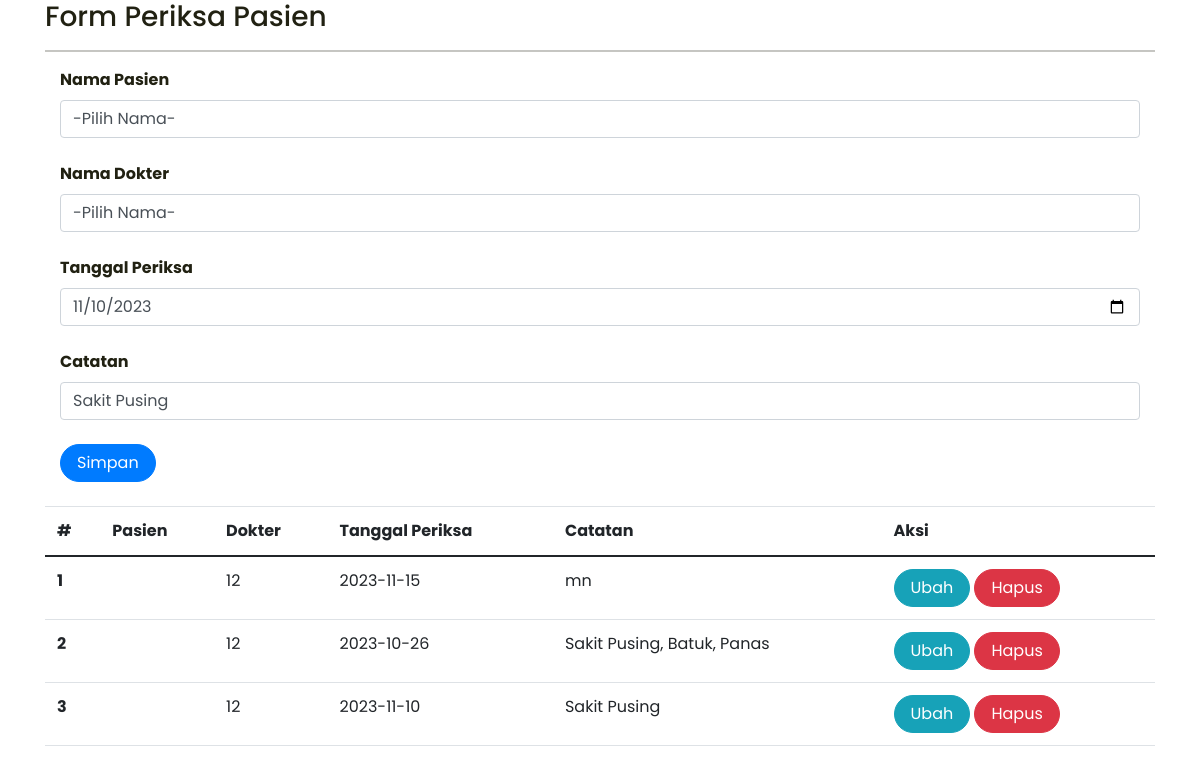
The app's page /periksa.php?id=25 with its own data.
### tables this page shows
CREATE TABLE `periksa` (
  `id` int(10) NOT NULL,
  `id_pasien` int(10) NOT NULL,
  `id_dokter` int(10) NOT NULL,
  `tgl_periksa` date DEFAULT NULL,
  `catatan` text DEFAULT NULL
);

### periksa.php (the view, shortened to what this page needs)
<?php
include_once("koneksi.php");
?>
<!DOCTYPE html>
<html lang="en">
<head>
    <link rel="stylesheet" href="assets/css/bootstrap.css">
    <link rel='stylesheet' href='styleku.css'>
    <link href="https://cdn.jsdelivr.net/npm/bootstrap@5.0.2/dist/css/bootstrap.min.css"
    rel="stylesheet"
>
</head>
<head>
    <link rel='stylesheet' href='https://cdnjs.cloudflare.com/ajax/libs/twitter-bootstrap/4.1.3/css/bootstrap.min.css'>
    <link rel='stylesheet' href='styleku.css'>
</head>
<div class="container">
<h3>
</h3>
<hr>
<form class="form" method="POST" action="" name="myForm" onsubmit="return(validate());">
    <?php
    $tgl_periksa = '';
    $catatan = '';
    if (isset($_GET['id'])) {
        $ambil = mysqli_query($koneksi,
        "SELECT * FROM periksa
        WHERE id='" . $_GET['id'] . "'");
        while ($row = mysqli_fetch_array($ambil)) {
            $tgl_periksa = $row['tgl_periksa'];
            $catatan = $row['catatan'];
        }
    ?>
    <?php
    }
    ?>
    <div class="col">
    <label class="fw-bold">
                Nama Pasien
            </label>
    <select class="form-control" name="id_pasien" id="datanama" onchange="changeValue(this.value)">
        <option>-Pilih Nama-</option>
      </select>
    </div>
    <br>
    <div class="col">
    <label class="fw-bold">
                Nama Dokter
            </label>
    <select class="form-control" name="id_dokter" id="nama" onchange="changeValue(this.value)">
        <option>-Pilih Nama-</option>
        <?php
        include 'koneksi.php';
        ?>
      </select>
    </div>
    <br>
        <div class="col">
            <label for="inputTglPeriksa" class="form-label fw-bold">
                Tanggal Periksa
            </label>
            <input type="date" class="form-control" name="tgl_periksa" id="inputTanggal" placeholder="TanggalPeriksa" value="<?php echo $tgl_periksa ?>">
        </div>
    <br>
        <div class="col">
            <label for="inputCatatan" class="form-label fw-bold">
                Catatan
            </label>
            <input type="text" class="form-control" name="catatan" id="inputCatatan" placeholder="Catatan" value="<?php echo $catatan ?>">
        </div>
        <br>
        <div class="col">
            <button type="submit" class="btn btn-primary rounded-pill px-3" name="simpan">Simpan</button>
        </div>
</form>
<table class="table table-hover">
    <thead>
        <tr>
            <th scope="col">#</th>
            <th scope="col">Pasien</th>
            <th scope="col">Dokter</th>
            <th scope="col">Tanggal Periksa</th>
            <th scope="col">Catatan</th>
            <th scope="col">Aksi</th>
        </tr>
    </thead>
    <tbody>
    <?php
        $result = mysqli_query(
            $koneksi,"SELECT * FROM periksa ORDER BY id_pasien"
            );
        $no = 1;
        foreach ($result as $data){
        ?>
            <tr>
                <th scope="row"><?php echo $no++ ?></th>
                <td><?php echo htmlspecialchars($data['datanama']) ?></td>
                <td><?php echo htmlspecialchars($data['id_dokter']) ?></td>
                <td><?php echo htmlspecialchars($data['tgl_periksa']) ?></td>
                <td><?php echo htmlspecialchars($data['catatan']) ?></td>
                <td>
                    <a class="btn btn-info rounded-pill px-3"
                    href="periksa.php?id=<?php echo $data['id'] ?>">Ubah
                    </a>
                    <a class="btn btn-danger rounded-pill px-3"
                    href="periksa.php?id=<?php echo $data['id'] ?>&aksi=hapus">Hapus
                    </a>
                </td>
            </tr>
        <?php
        }
        ?>
    </tbody>
</table>
</body>
</html>

### records on screen
periksa: tgl_periksa "11/10/2023", catatan "Sakit Pusing", id_dokter "12", tgl_periksa "2023-11-10"
periksa: id_dokter "12", tgl_periksa "2023-11-15", catatan "mn"
periksa: id_dokter "12", tgl_periksa "2023-10-26", catatan "Sakit Pusing, Batuk, Panas"
